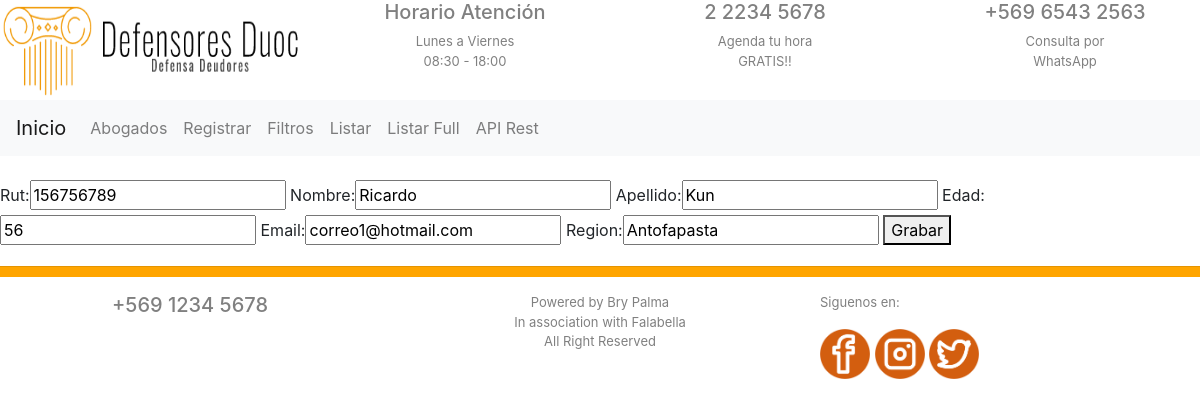
The app's page /editar_cliente/156756789, older data.
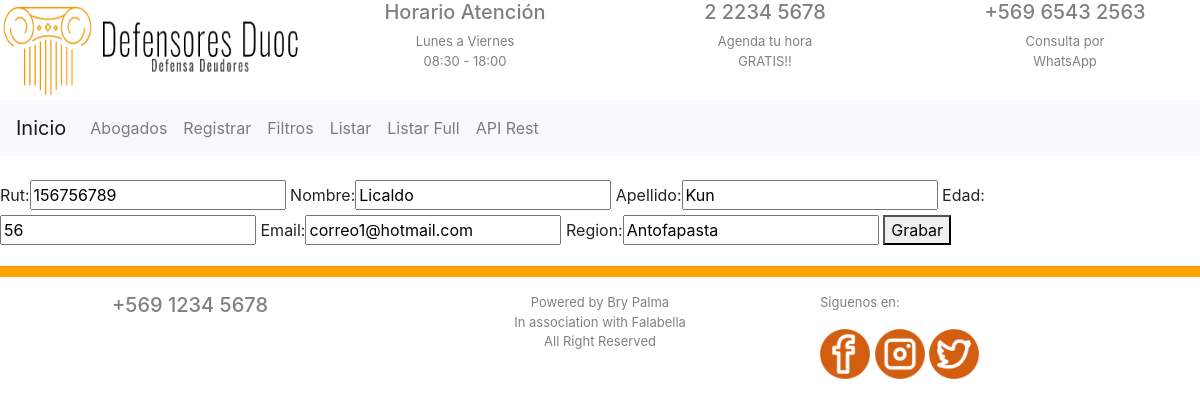
The same page, newer data.
### app/models.py (models this page shows, shortened)
class Cliente(models.Model):
    rut = models.CharField(max_length=50)
    nombre = models.CharField(max_length=50)
    apellido = models.CharField(max_length=50)
    edad = models.IntegerField()
    email = models.CharField(max_length=50)
    region = models.CharField(max_length=50)

### app/views.py (the view)
# urls.py: path('editar_cliente/<str:rut>', views.editar_cliente),
def editar_cliente(request, rut):
    instancia= Cliente.objects.get(rut=rut)
    form=  ClienteForm(instance=instancia)
    if request.method=="POST":
        form= ClienteForm(request.POST, instance=instancia)
        if form.is_valid():
            instancia= form.save(commit=False)
            instancia.save()
    return render(request, "app/editar.html",{'form':form})

### app/forms.py
class ClienteForm(forms.ModelForm):
    class Meta:
        model= Cliente
        fields= ['rut','nombre', 'apellido', 'edad', 'email', 'region']

### app/templates/app/editar.html (shortened to what this page needs)
{% extends './base/base.html' %}
{% load staticfiles %}
{% block content %}
<form method="POST">
    {{form}}
<button type="submit">Grabar</button>
</form>
{% endblock %}

Row changes from the older to the newer data that the page shows:
changed Cliente "Kun": nombre "Ricardo" → "Licaldo"
